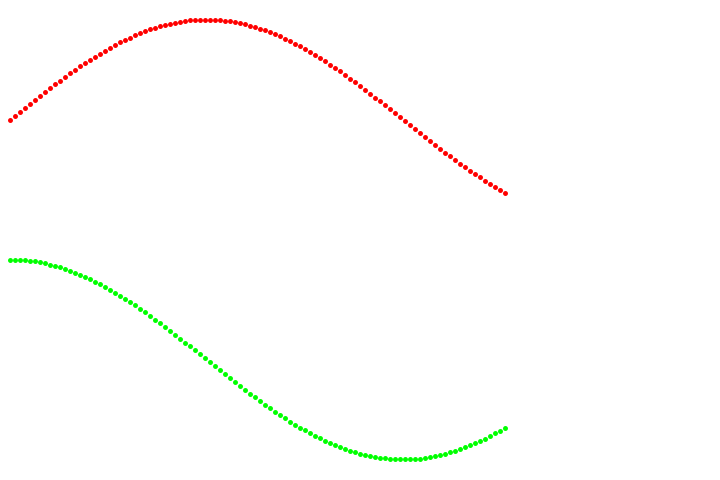
Frame 1 (no input)
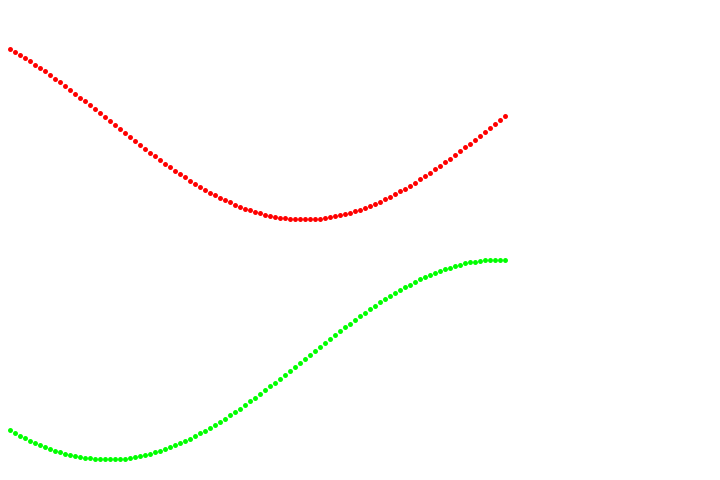
Frame 60 (the mouse pressed at the canvas centre just before this capture)
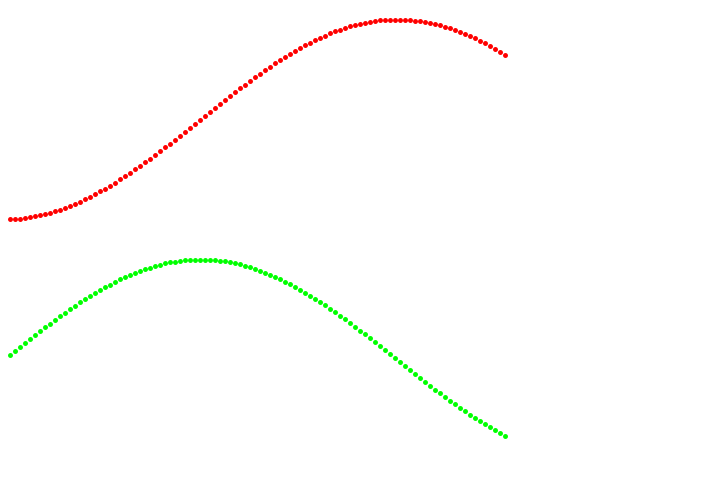
Frame 120 (the mouse held since frame 60 and released just before this capture)

The Processing sketch that drew these frames (run headless with seeded random() and noise(); from frame 60 on, the mouse is pressed at the canvas centre):

// Processing sketch: Trigonometry
// ── Trigonometry.pde
void setup()
{
  size(720, 480);
  strokeWeight(5);
}
int frames;
void draw()
{
  background(255);
  stroke(255, 0, 0);
  for(int i = 0; i < 100; i++)
  {
    point(10 + i * 5, 120 + sin((i + frames) * 0.04) * -100);
  }
  stroke(0, 255, 0);
  for(int i = 0; i < 100; i++)
  {
    point(10 + i * 5, 360 + cos((i + frames) * 0.04) * -100);
  }
  //For fun
  /*stroke(0, 0, 255);
  for(int i = 0; i < 100; i++)
  {
     point(10 + i * 5, 240 + tan((i + frames) * 0.04) * -100);
  }*/
  frames++;
}
